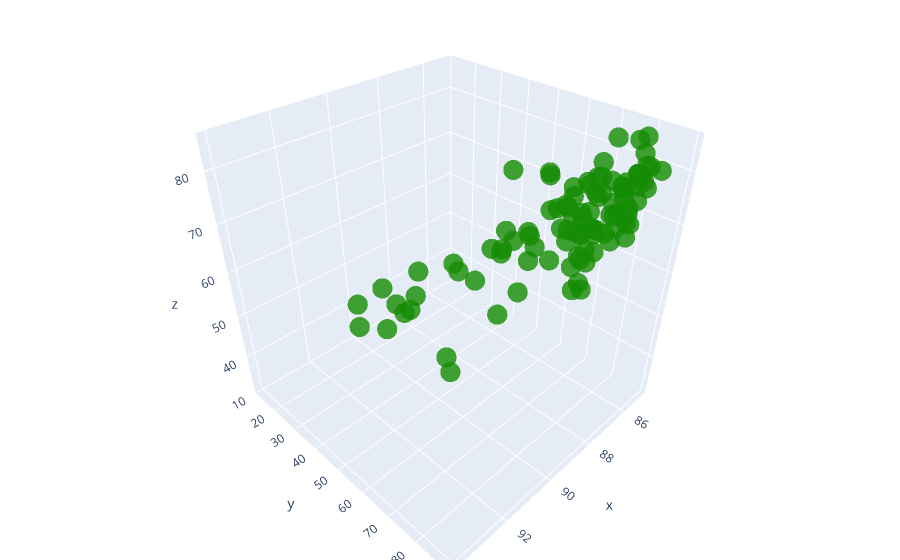

Notebook cell for this chart:
### Code cell
top100 = players.iloc[:100]

trace1 = go.Scatter3d(
    x = top100.Overall,
    y = top100.General,
    z = top100.Mental,
    mode = 'markers',
    marker = dict(
        color = 'rgba(16, 112, 2, 0.8)',
        size = 7
    ),
    text= top100.Name
)
data = [trace1]
layout = go.Layout(
    margin = dict(
        l=0,
        r=0,
        b=0,
        t=0
    )
)
fig = go.Figure(data=data, layout=layout)
iplot(fig)

### Figure 1 — Plotly figure (JSON) as saved in the notebook; plotly's stock layout.template omitted (floating-point values rounded to 4 significant figures)
{"data": [{"marker": {"color": "rgba(16, 112, 2, 0.8)", "size": 7}, "mode": "markers", "text": ["L. Messi", "Cristiano Ronaldo", "Neymar Jr", "De Gea", "K. De Bruyne", "E. Hazard", "L. Modrić", "L. Suárez", "Sergio Ramos", "J. Oblak", "R. Lewandowski", "T. Kroos", "D. Godín", "David Silva", "N. Kanté", "P. Dybala", "H. Kane", "A. Griezmann", "M. ter Stegen", "T. Courtois", "Sergio Busquets", "E. Cavani", "M. Neuer", "S. Agüero", "G. Chiellini", "K. Mbappé", "M. Salah", "Casemiro", "J. Rodríguez", "L. Insigne", "Isco", "C. Eriksen", "Coutinho", "P. Aubameyang", "M. Hummels", "Marcelo", "G. Bale", "H. Lloris", "G. Higuaín", "Thiago Silva", "S. Handanovič", "G. Buffon", "S. Umtiti", "M. Icardi", "K. Koulibaly", "P. Pogba", "K. Navas", "R. Lukaku", "C. Immobile", "Jordi Alba", "D. Mertens", "J. Vertonghen", "M. Hamšík", "I. Rakitić", "Piqué", "L. Sané", "Bernardo Silva", "Ederson", "S. Mané", "V. van Dijk", "R. Sterling", "Roberto Firmino", "R. Varane", "M. Verratti", "Alex Sandro", "Douglas Costa", "T. Müller", "Thiago", "M. Reus", "Azpilicueta", "L. Bonucci", "T. Alderweireld", "M. Pjanić", "M. Benatia", "M. Özil", "Fernandinho", "Iniesta", "M. Škriniar", "S. Milinković-Savić", "Marco Asensio", "N. Fekir", "Alisson", "J. Kimmich", "Saúl", "R. Mahrez", "D. Alaba", "Koke", "A. Lacazette", "K. Manolas", "N. Otamendi", "Parejo", "Paulinho", "W. Szczęsny", "A. Sánchez", "Y. Brahimi", "J. Boateng", "A. Vidal", "I. Perišić", "E. Džeko", "S. Khedira"], "type": "scatter3d", "x": [94, 94, 92, 91, 91, 91, 91, 91, 91, 90, 90, 90, 90, 90, 89, 89, 89, 89, 89, 89, 89, 89, 89, 89, 89, 88, 88, 88, 88, 88, 88, 88, 88, 88, 88, 88, 88, 88, 88, 88, 88, 88, 87, 87, 87, 87, 87, 87, 87, 87, 87, 87, 87, 87, 87, 86, 86, 86, 86, 86, 86, 86, 86, 86, 86, 86, 86, 86, 86, 86, 86, 86, 86, 86, 86, 86, 86, 85, 85, 85, 85, 85, 85, 85, 85, 85, 85, 85, 85, 85, 85, 85, 85, 85, 85, 85, 85, 85, 85, 85], "y": [89, 88, 85, 26, 79, 83, 81, 85, 78, 14, 84, 78, 68, 80, 66, 85, 82, 86, 16, 17, 76, 82, 29, 84, 64, 84, 80, 70, 82, 82, 83, 78, 80, 80, 75, 86, 86, 16, 81, 71, 12, 22, 74, 77, 59, 84, 14, 78, 79, 78, 74, 71, 82, 79, 70, 82, 79, 22, 77, 71, 71, 83, 66, 76, 79, 79, 80, 80, 78, 72, 72, 70, 80, 61, 78, 73, 79, 60, 84, 76, 77, 24, 80, 81, 78, 79, 78, 79, 57, 64, 78, 79, 16, 81, 77, 68, 79, 80, 77, 77], "z": [71, 73, 72, 43, 81, 72, 80, 78, 77, 41, 75, 78, 72, 76, 83, 67, 75, 73, 43, 32, 85, 77, 42, 71, 68, 71, 76, 81, 75, 63, 75, 73, 73, 69, 77, 84, 75, 33, 64, 75, 34, 40, 73, 64, 64, 80, 41, 70, 71, 77, 69, 77, 77, 78, 73, 68, 72, 43, 71, 70, 62, 78, 68, 85, 77, 69, 75, 77, 71, 77, 74, 75, 78, 68, 66, 80, 77, 68, 79, 68, 70, 36, 79, 79, 67, 77, 77, 72, 60, 72, 77, 81, 36, 75, 67, 74, 84, 76, 69, 83]}], "layout": {"margin": {"b": 0, "l": 0, "r": 0, "t": 0}}}
